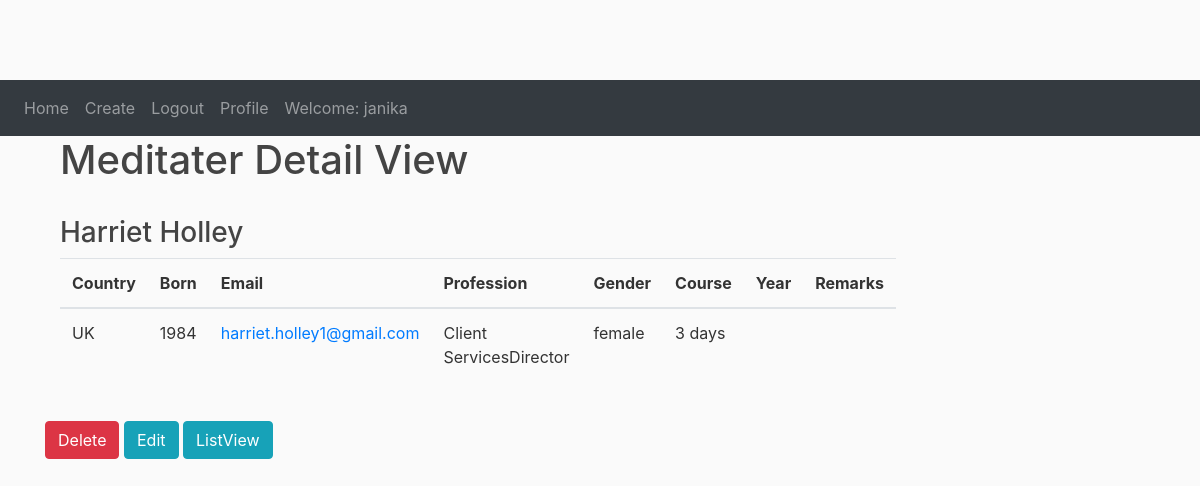
Page /meditater/detail/4/ (signed in) on the committed database.
### meditater/models.py (models this page shows, shortened)
class Meditater(models.Model):
    year = models.CharField(max_length=264)
    course_type = models.CharField(max_length=120)
    name = models.CharField(max_length=20)
    state = models.CharField(max_length=10, null=True)
    email = models.EmailField(max_length=60)
    gender = models.CharField(max_length=60)
    born = models.CharField(max_length=60)
    profession = models.CharField(max_length=60)
    remarks = models.TextField(max_length=1000, blank=True)
    def get_delete_url(self):
        return reverse("meditater:meditater_delete", kwargs={"pk": self.id})
    def get_email_url(self):
        return reverse("meditater:email_formating", kwargs={"pk": self.id})

### meditater/views.py (the view)
# urls.py: path('detail/<int:pk>/', MeditaterDetailView.as_view(), name='meditater_detail'),
class MeditaterDetailView(LoginRequiredMixin, DetailView):
    model = Meditater
    template_name = "meditater/meditater_detail.html"

### meditater/templates/meditater/meditater_detail.html
{% extends 'meditater/base.html' %}
{% block content %}
<div class="container">
  <h1>Meditater Detail View</h1> <br>
    <h3>{{meditater.name}}</h3>
    <table class="table">
    <thead>
      <tr>
        <th>Country</th>
        <th>Born</th>
          <th>Email</th>
           <th>Profession</th>
          <th>Gender</th>
          <th>Course</th>
          <th>Year</th>
          <th>Remarks</th>
      </tr>
    </thead>
    <tbody>
      <tr>
          <td>{{meditater.state}}</td>
           <td>{{meditater.born}}</td>
           <td><a href="{{meditater.get_email_url}}">{{meditater.email}}</a> </td>
           <td>{{meditater.profession}}</td>
          <td>{{meditater.gender}}</td>
           <td>{{meditater.course_type}}</td>
           <td>{{meditater.year}}</td>
           <td>{{meditater.remarks}}</td>
      </tr>
    </tbody>
  </table>
  </div>
    <br>
    <a class="btn btn-danger" href="{{meditater.get_delete_url}}">Delete</a>
    <a class="btn btn-info" href="{% url 'meditater:meditater_edit' pk=object.pk%}">Edit</a>
    <a class="btn btn-info" href="{% url 'meditater:meditater_list'%}">ListView</a>
</div>
{% endblock %}

### meditater/templates/meditater/base.html (shortened to what this page needs)
{% load static %}
<!DOCTYPE html>
<html>
<head>
   <link rel="stylesheet" href="https://maxcdn.bootstrapcdn.com/bootstrap/4.0.0/css/bootstrap.min.css">
<link rel="stylesheet" type="text/css" href="{% static 'meditater/main.css' %}">
   <nav class="navbar navbar-expand-sm bg-dark navbar-dark">
  <ul class="navbar-nav">
      {% if user.is_authenticated %}
    <li class="nav-item">
      <a class="nav-link" href="{% url 'meditater:home' %}">Home</a>
    </li>
    <li class="nav-item">
      <a class="nav-link" href="{% url 'meditater:meditater_create' %}">Create</a>
    </li>
    <li class="nav-item">
      <a class="nav-link" href="{% url 'logout' %}">Logout</a>
    </li>
       <li class="nav-item">
      <a class="nav-link" href="{% url 'profile' %}">Profile</a>
    </li>
       <li class="nav-item">
      <a class="nav-link justify-content-end" href="#">Welcome: {{user.username}}</a>
    </li>
      {% endif %}
  </ul>
</nav>
</head>
<body>
 <main role="main" class="container">
      <div class="row">
        <div class="col-md-8">
            {% block content %}{% endblock %}
        </div>
    </main>
</body>
</html>

### meditater/static/meditater/main.css (style rules this page uses)
body { background: #fafafa; color: #333333; margin-top: 5rem; }
h1, h2, h3, h4, h5, h6 { color: #444444; }
ul { margin: 0; }

### rows in the picture
Meditater: name "Harriet Holley", state "UK", born "1984", email "harriet.holley1@gmail.com", profession "Client ServicesDirector", gender "female", course_type "3 days"

### other values in the picture
{{ user.username }} "janika"
